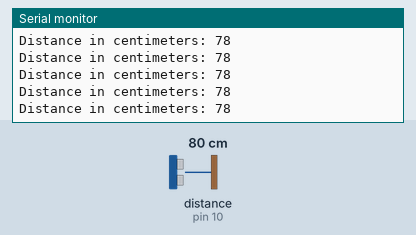
Recording of a sketch running on a simulated Arduino Uno, built with avr-gcc and run on an emulated ATmega328P. Parts: the last lines printed to the serial monitor. Wiring (inferred from the names in the program): ultrasonic range finder: trigger pin 9; echo pin 10. The inputs (shaded band) are chosen by the test bench; at power-on: distance to the obstacle (sensor on pin 10) 80 cm. The echo pulse lasts 58.3 µs per cm.

Above: at 1.2 s.
1.3 s: distance to the obstacle (sensor on pin 10) set to 2 cm
At 2.1 s:
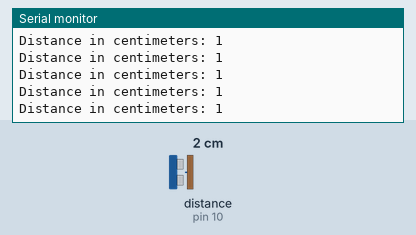
4.3 s: distance to the obstacle (sensor on pin 10) set to 18 cm
At 5.3 s:
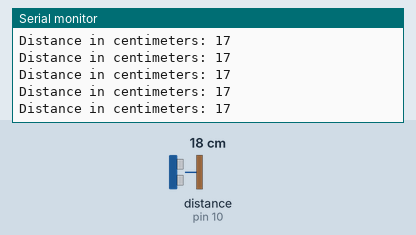
7.3 s: distance to the obstacle (sensor on pin 10) set to 4 cm
At 8.4 s:
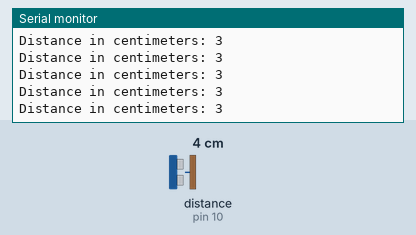
10.3 s: distance to the obstacle (sensor on pin 10) set to 35 cm
At 10.9 s:
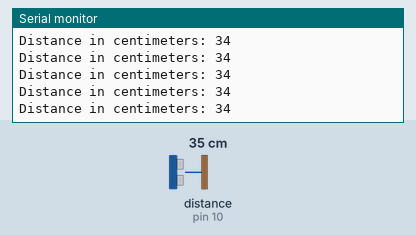
13.3 s: distance to the obstacle (sensor on pin 10) set to 9 cm
At 14.0 s:
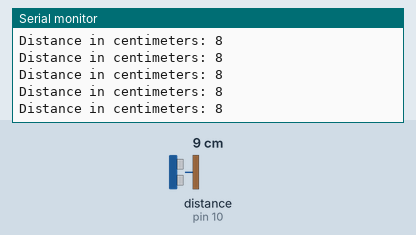
16.3 s: distance to the obstacle (sensor on pin 10) set to 60 cm
At 17.0 s:
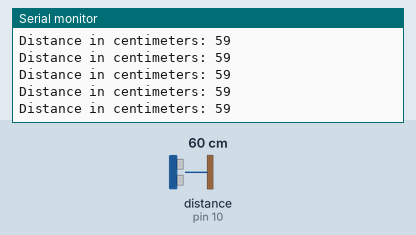
Timing chart, 0 to 19.3 s (numbered marks = the images above; inputs shaded):
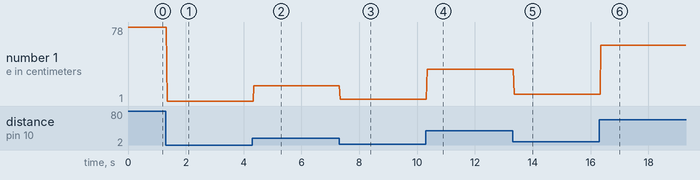

Measured:
- after the input at 1.3 s, the serial monitor: prints a new line after 0.06 s (image 1)
- after the input at 4.3 s, the serial monitor: prints a new line after 0.06 s (image 2)
- after the input at 7.3 s, the serial monitor: prints a new line at once (image 3)
- after the input at 10.3 s, the serial monitor: prints a new line at once (image 4)
- after the input at 13.3 s, the serial monitor: prints a new line after 0.06 s (image 5)
- after the input at 16.3 s, the serial monitor: prints a new line after 0.06 s (image 6)
- plotted number 1: 78 → 1 after the input at 1.3 s, 1 → 17 after the input at 4.3 s, 17 → 3 after the input at 7.3 s, 3 → 34 after the input at 10.3 s, 34 → 8 after the input at 13.3 s

The sketch:

sonar_test.ino
```cpp
///////////////////////////////
//IEEE Robot 2018
///////////////////////////////
//SINGLE SONAR 2/24/18
///////////////////////////////
#define DIST_FACTOR (0.034/2)

const int trigPin = 9; //PWM Pin for the pulse trigger
const int echoPin = 10; //PWM Pin for echo receive

class Sonar {
   public:
    Sonar(int t_pin = 0, int e_pin = 0): trigPin(t_pin), echoPin(e_pin) {}

    void configurePin(void) { //has to be called in "void setup"
      pinMode(trigPin, OUTPUT); // Sets the trigPin as an Output
      pinMode(echoPin, INPUT); // Sets the echoPin as an Input
    }
    int distance_cm(void) {

      long ping(0); //duration of a single echo pulse
      int distance(0); //mesured distance from the echo pulse

      digitalWrite(trigPin, LOW); // Clears the trigPin
      delayMicroseconds(2);


      digitalWrite(trigPin, HIGH); // Sets the trigPin on HIGH state for 10 micro seconds
      delayMicroseconds(10);
      digitalWrite(trigPin, LOW); //Reset the trigPin

      ping = pulseIn(echoPin, HIGH); // Reads the echoPin, returns the sound wave travel time in microseconds

      distance = ping *DIST_FACTOR; // Calculating the distance
      // Prints the distance on the Serial Monitor

      return distance;
    }

  private:
    int trigPin;
    int echoPin;
};

Sonar sonar1(trigPin, echoPin);

void setup() {
  sonar1.configurePin();
  Serial.begin(9600); // Starts the serial communication
}

void loop() {

  Serial.print("Distance in centimeters: ");
  Serial.println(sonar1.distance_cm());
}
```
